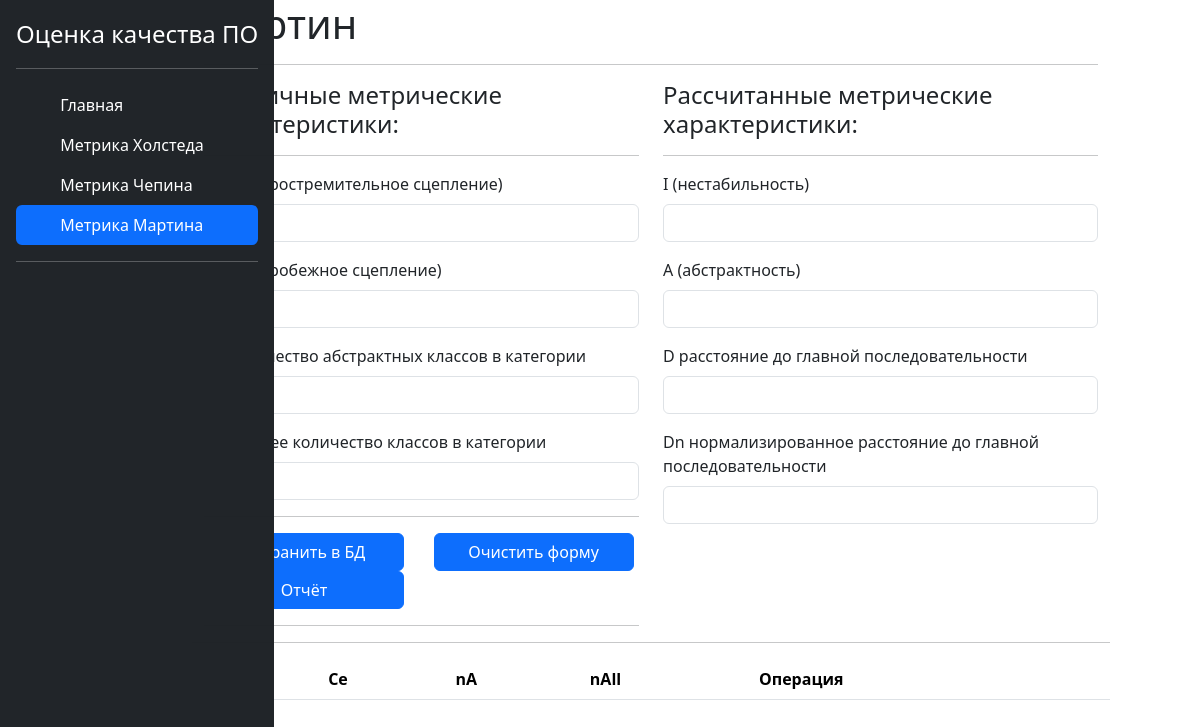
The page /martin/ on the database as committed earlier.
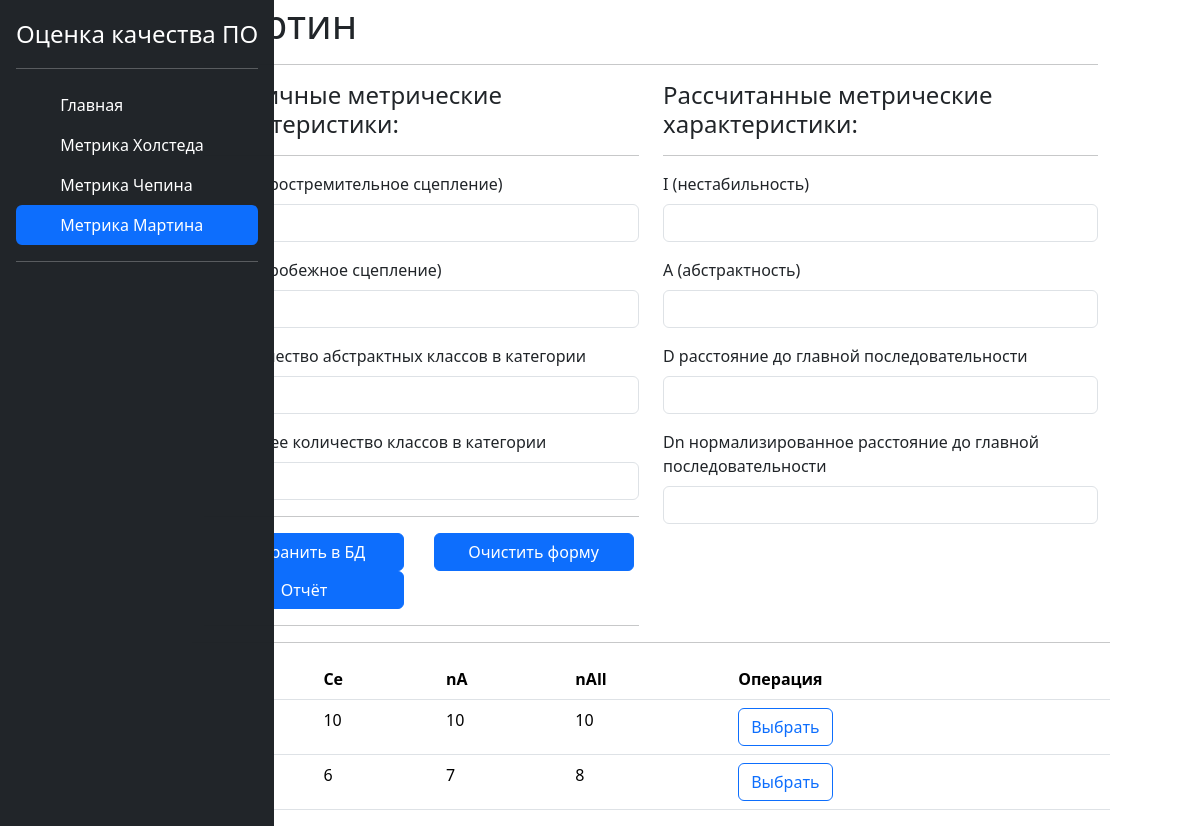
The same page on the database as committed later.
### martin/models.py (models this page shows)
class MartinParam(models.Model):
    param1 = models.IntegerField(verbose_name='Са (центростремительное сцепление)')
    param2 = models.IntegerField(verbose_name='Се (центробежное сцепление)')
    param3 = models.IntegerField(verbose_name='nA количество абстрактных классов в категории')
    param4 = models.IntegerField(verbose_name='nАll общее количество классов в категории')

### martin/views.py (the view)
# urls.py: path('', views.index, name='chepin'),
def index(request):
    context = {"title": 'Мартин',
               'my_param': MartinParam.objects.all()}
    if request.method == 'POST':
        MartinParam.objects.create(param1=int(request.POST['Са (центростремительное сцепление)']),
                                   param2=int(request.POST['Се (центробежное сцепление)']),
                                   param3=int(request.POST['nA количество абстрактных классов в категории']),
                                   param4=int(request.POST['nАll общее количество классов в категории']),)
    return render(request, 'martin.html', {'context': context, })

### martin/templates/martin.html (shortened to what this page needs)
{% extends 'base.html' %}
{% load static %}
{% block content %}
<h1> {{context.title}} </h1>
<hr>
<div class="row">
    <div class="col">
        <h4> Первичные метрические характеристики: </h4>
        <hr>
        <form action='' id="param1" method="POST">
            <div class="col">
                <div class="mb-3">
                    <label class="form-label">Са (центростремительное сцепление)</label>
                    <input class="form-control" id='ca' name="Са (центростремительное сцепление)" onchange="calculate()">
                </div>
                <div class="mb-3">
                    <label class="form-label"> Се (центробежное сцепление)</label>
                    <input class="form-control" id='ce' name="Се (центробежное сцепление)" onchange="calculate()">
                </div>
                <div class="mb-3">
                    <label class="form-label">nA количество абстрактных классов в категории</label>
                    <input class="form-control" id='na' name="nA количество абстрактных классов в категории" onchange="calculate()">
                </div>
                <div class="mb-3">
                    <label class="form-label">nАll общее количество классов в категории</label>
                    <input class="form-control" id='nall' name="nАll общее количество классов в категории" onchange="calculate()">
                </div>
                <hr>
                <div class="row justify-content-md-center">
                    <div class="col">
                        <button class='btn btn-primary' type="submit" style="width: 200px">Сохранить в БД</button>
                    </div>
                    <div class="col">
                        <button class='btn btn-primary' type="button" style="width: 200px" onclick="location.reload();">Очистить форму</button>
                    </div>
                    <div class="col">
                        <button class='btn btn-primary' type="button" style="width: 200px" onclick="get_pdf()">Отчёт</button>
                    </div>
                </div>
                <hr>
            </div>
        </form>
    </div>
    <div class="col">
        <h4> Рассчитанные метрические характеристики: </h4>
        <hr>
        <form id="param2">
            <div class="mb-3">
                <label class="form-label">I (нестабильность) </label>
                <input class="form-control" name="I (нестабильность)" id="i" readonly>
            </div>
            <div class="mb-3">
                <label class="form-label">А (абстрактность)</label>
                <input class="form-control" name="А (абстрактность)" id="a" readonly>
            </div>
            <div class="mb-3">
                <label class="form-label">D расстояние до главной последовательности</label>
                <input class="form-control" name='D расстояние до главной посл.' id="d" readonly>
            </div>
            <div class="mb-3">
                <label class="form-label">Dn нормализированное расстояние до главной последовательности</label>
                <input class="form-control" name='Dn нормализированное расстояние' id="dn" readonly>
            </div>
        </form>
    </div>
    <hr>
    <table class="table">
        <thead>
        <tr>
            <th scope="col">Са</th>
            <th scope="col">Се </th>
            <th scope="col">nA</th>
            <th scope="col">nАll</th>
            <th scope="col">Операция</th>
        </tr>
        </thead>
        <tbody>
        {% for p in context.my_param %}
        <tr>
            <td>{{ p.param1 }}</td>
            <td>{{ p.param2 }}</td>
            <td>{{ p.param3 }}</td>
            <td>{{ p.param4 }}</td>
            <td><button type="button" class="btn btn-outline-primary" onclick="choose_param(this)">Выбрать</button></td>
        </tr>
        {% endfor %}
        </tbody>
    </table>
</div>
{% endblock %}

Rows that differ between the two databases and show on the page:
added MartinParam: param2 "10", param3 "10", param4 "10"
added MartinParam: param2 "6", param3 "7", param4 "8"
